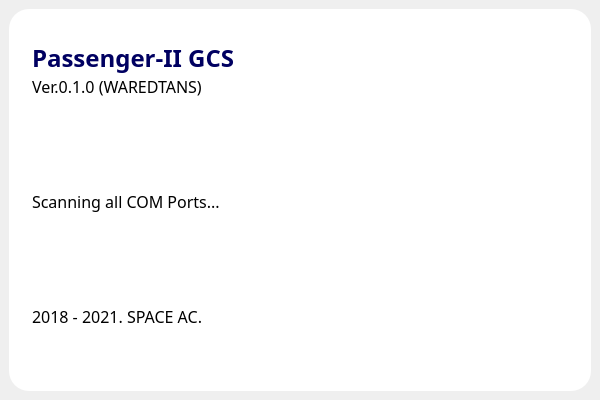
<?xml version="1.0" encoding="UTF-8"?>
<ui version="4.0">
 <class>MainWindow</class>
 <widget class="QMainWindow" name="MainWindow">
  <property name="geometry">
   <rect>
    <x>0</x>
    <y>0</y>
    <width>600</width>
    <height>400</height>
   </rect>
  </property>
  <property name="minimumSize">
   <size>
    <width>600</width>
    <height>400</height>
   </size>
  </property>
  <property name="maximumSize">
   <size>
    <width>600</width>
    <height>400</height>
   </size>
  </property>
  <property name="windowTitle">
   <string>MainWindow</string>
  </property>
  <widget class="QWidget" name="centralwidget">
   <layout class="QHBoxLayout" name="horizontalLayout">
    <item>
     <widget class="QFrame" name="Splashscreen">
      <property name="styleSheet">
       <string notr="true">background-color: rgb(255, 255, 255);
border-radius: 20px;
</string>
      </property>
      <property name="frameShape">
       <enum>QFrame::StyledPanel</enum>
      </property>
      <property name="frameShadow">
       <enum>QFrame::Raised</enum>
      </property>
      <layout class="QHBoxLayout" name="horizontalLayout_2">
       <property name="spacing">
        <number>0</number>
       </property>
       <property name="leftMargin">
        <number>15</number>
       </property>
       <property name="topMargin">
        <number>15</number>
       </property>
       <property name="rightMargin">
        <number>15</number>
       </property>
       <property name="bottomMargin">
        <number>15</number>
       </property>
       <item>
        <widget class="QFrame" name="Title">
         <property name="frameShape">
          <enum>QFrame::StyledPanel</enum>
         </property>
         <property name="frameShadow">
          <enum>QFrame::Raised</enum>
         </property>
         <layout class="QVBoxLayout" name="verticalLayout">
          <property name="spacing">
           <number>0</number>
          </property>
          <property name="leftMargin">
           <number>8</number>
          </property>
          <property name="topMargin">
           <number>0</number>
          </property>
          <property name="rightMargin">
           <number>0</number>
          </property>
          <property name="bottomMargin">
           <number>8</number>
          </property>
          <item>
           <widget class="QLabel" name="lb_title">
            <property name="font">
             <font>
              <family>Bahnschrift</family>
              <pointsize>18</pointsize>
              <weight>75</weight>
              <bold>true</bold>
             </font>
            </property>
            <property name="styleSheet">
             <string notr="true">color: rgb(0, 0, 97);</string>
            </property>
            <property name="text">
             <string>Passenger-II GCS</string>
            </property>
            <property name="alignment">
             <set>Qt::AlignBottom|Qt::AlignLeading|Qt::AlignLeft</set>
            </property>
           </widget>
          </item>
          <item>
           <widget class="QLabel" name="lb_version">
            <property name="font">
             <font>
              <family>Bahnschrift</family>
              <pointsize>12</pointsize>
             </font>
            </property>
            <property name="text">
             <string>Ver.0.1.0 (WAREDTANS)</string>
            </property>
            <property name="alignment">
             <set>Qt::AlignLeading|Qt::AlignLeft|Qt::AlignTop</set>
            </property>
           </widget>
          </item>
          <item>
           <widget class="QFrame" name="blank1">
            <property name="frameShape">
             <enum>QFrame::StyledPanel</enum>
            </property>
            <property name="frameShadow">
             <enum>QFrame::Raised</enum>
            </property>
           </widget>
          </item>
          <item>
           <widget class="QLabel" name="lb_status">
            <property name="font">
             <font>
              <family>Bahnschrift</family>
              <pointsize>12</pointsize>
             </font>
            </property>
            <property name="text">
             <string>Scanning all COM Ports...</string>
            </property>
            <property name="alignment">
             <set>Qt::AlignLeading|Qt::AlignLeft|Qt::AlignVCenter</set>
            </property>
           </widget>
          </item>
          <item>
           <widget class="QFrame" name="blank2">
            <property name="frameShape">
             <enum>QFrame::StyledPanel</enum>
            </property>
            <property name="frameShadow">
             <enum>QFrame::Raised</enum>
            </property>
           </widget>
          </item>
          <item>
           <widget class="QLabel" name="lb_year">
            <property name="font">
             <font>
              <family>Bahnschrift</family>
              <pointsize>12</pointsize>
             </font>
            </property>
            <property name="text">
             <string>2018 - 2021. SPACE AC.</string>
            </property>
            <property name="alignment">
             <set>Qt::AlignBottom|Qt::AlignLeading|Qt::AlignLeft</set>
            </property>
           </widget>
          </item>
          <item>
           <widget class="QFrame" name="logo">
            <property name="maximumSize">
             <size>
              <width>16777215</width>
              <height>40</height>
             </size>
            </property>
            <property name="styleSheet">
             <string notr="true">border-radius: 0px;
background-image: url(:/Image/Image/SPACE_AC.png);</string>
            </property>
            <property name="frameShape">
             <enum>QFrame::StyledPanel</enum>
            </property>
            <property name="frameShadow">
             <enum>QFrame::Raised</enum>
            </property>
           </widget>
          </item>
         </layout>
        </widget>
       </item>
       <item>
        <widget class="QFrame" name="InfoBar">
         <property name="minimumSize">
          <size>
           <width>320</width>
           <height>0</height>
          </size>
         </property>
         <property name="maximumSize">
          <size>
           <width>320</width>
           <height>16777215</height>
          </size>
         </property>
         <property name="styleSheet">
          <string notr="true">background-image: url(:/Image/Image/SPACE_SPLASH2.png);
border-radius: 12px;</string>
         </property>
         <property name="frameShape">
          <enum>QFrame::StyledPanel</enum>
         </property>
         <property name="frameShadow">
          <enum>QFrame::Raised</enum>
         </property>
         <layout class="QHBoxLayout" name="horizontalLayout_3">
          <property name="spacing">
           <number>0</number>
          </property>
          <property name="leftMargin">
           <number>0</number>
          </property>
          <property name="topMargin">
           <number>0</number>
          </property>
          <property name="rightMargin">
           <number>0</number>
          </property>
          <property name="bottomMargin">
           <number>0</number>
          </property>
         </layout>
        </widget>
       </item>
      </layout>
     </widget>
    </item>
   </layout>
  </widget>
 </widget>
 <resources>
  <include location="ui_splashscreen_resource.qrc"/>
 </resources>
 <connections/>
</ui>
